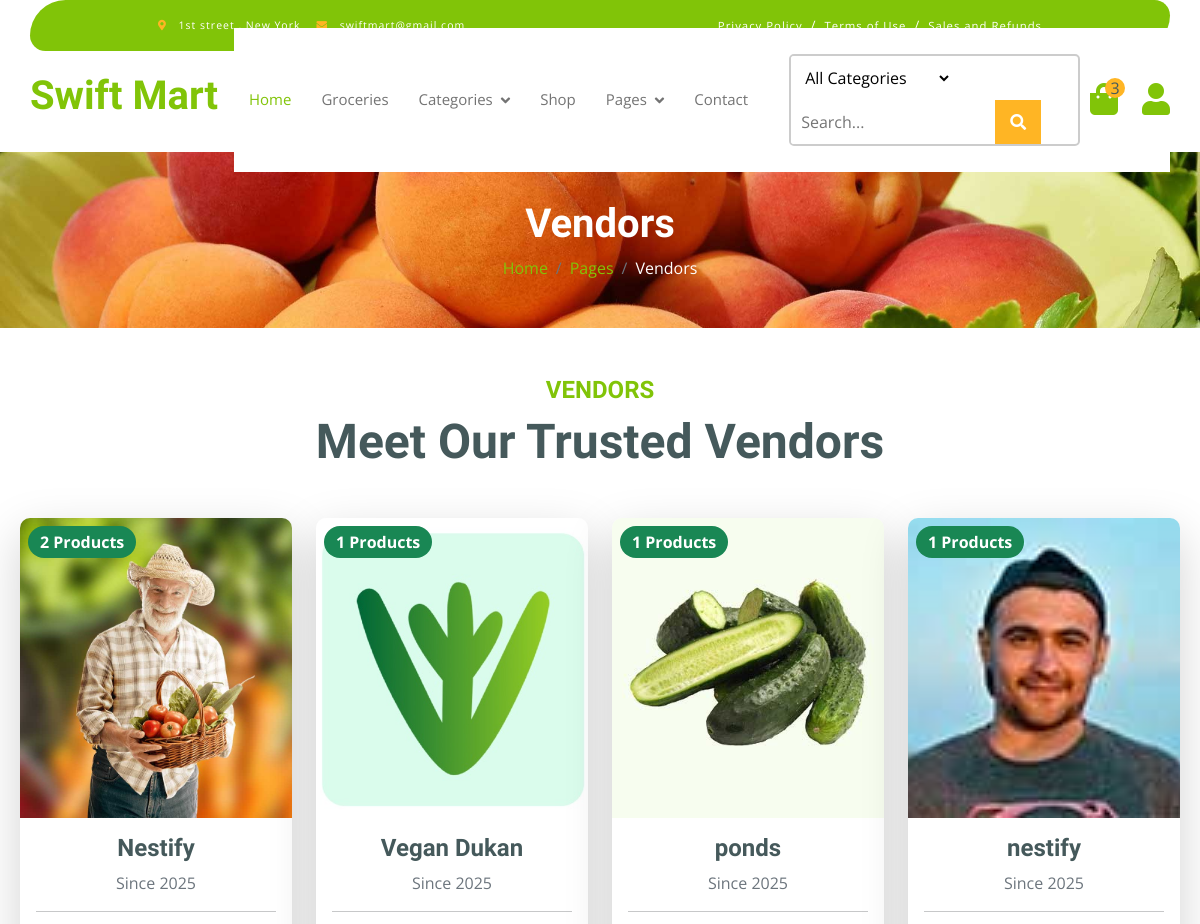
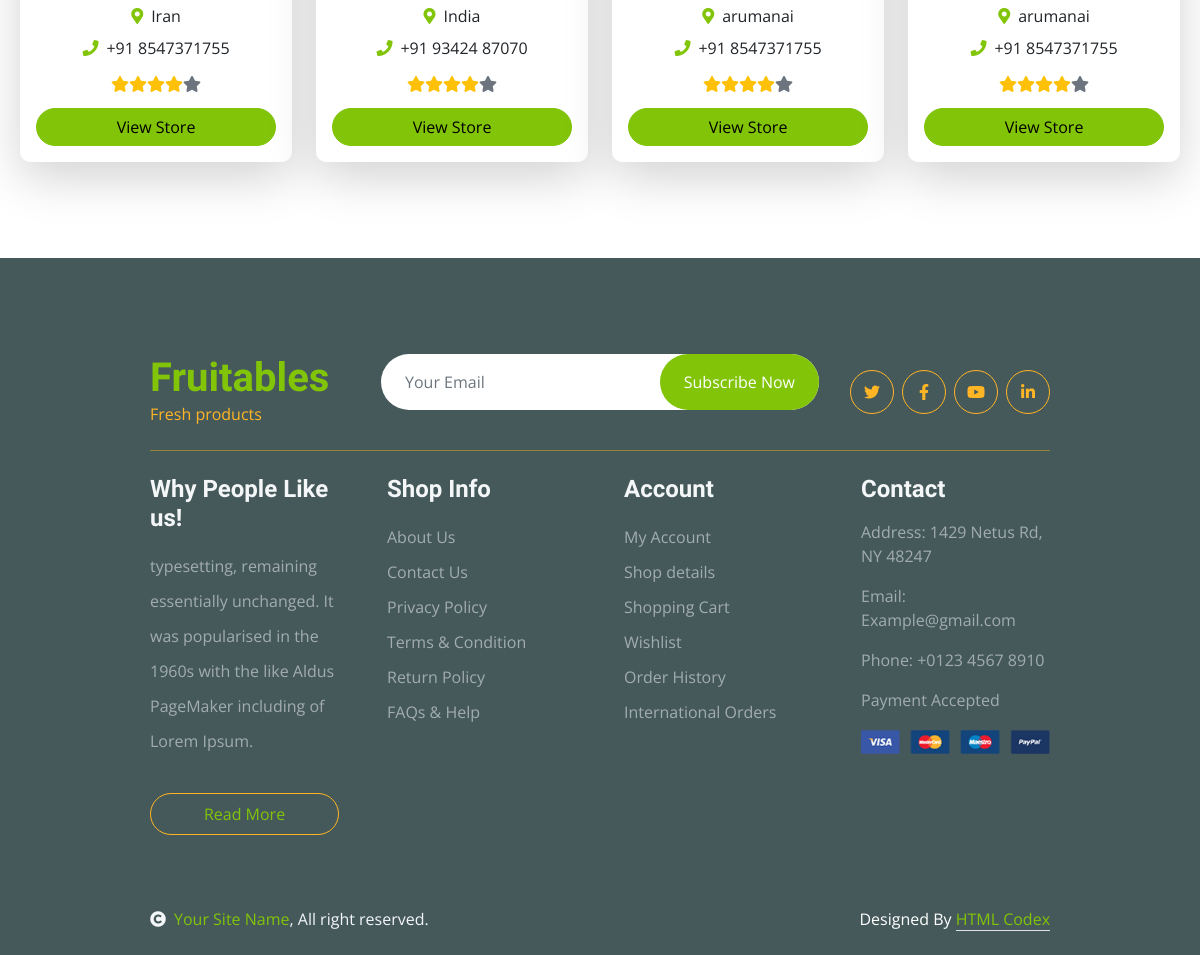
The app's page /vendors/ with its own data (2 pictures, top to bottom).
### Grocery/models.py (models this page shows, shortened)
class Vendor(models.Model):
    vid = ShortUUIDField(unique=True, length=10, max_length=20, prefix='ven', alphabet="abcdefgh123456")
    title = models.CharField(max_length=100, default="nestify")
    image = models.ImageField(upload_to=user_directory_path, default='vendor.jpg')
    cover_image = models.ImageField(upload_to=user_directory_path, default='vendor.jpg')
    description = models.TextField(null=True, blank=True, default="i am an vendor")
    address = models.CharField(max_length=100,default="arumanai")
    contact = models.CharField(max_length=100, default='+91 8547371755')
    chat_resp_time = models.CharField(max_length=100,default='100')
    shipping_time = models.CharField(max_length=100,default='100')
    authentic_rating = models.CharField(max_length=100,default='100')
    days_return = models.CharField(max_length=100,default='100')
    warranty_period = models.CharField(max_length=100,default='100')
    date = models.DateTimeField(auto_now_add=True,null=True, blank=True)
    user = models.ForeignKey(User, on_delete=models.SET, null=True)
    class Meta:
        verbose_name_plural = "Vendors"

### Grocery/views.py (the view)
# urls.py: path("vendors/", vendors_list_view,name = "vendors_list"),
def vendors_list_view(request):
    vendors = Vendor.objects.all()
    context = {
        "vendors": vendors,
    }
    return render(request, 'Grocery/vendors-list.html', context)

### Grocery/context_processor.py (called while the page is built)
def default(request):
    categories = Category.objects.all()
    address = None  # Default value in case of anonymous user
    if request.user.is_authenticated:  # Ensure user is logged in
        address = ADDRESS.objects.filter(user=request.user)
    return {
        "categories": categories,
        "address": address,
    }

### templates/Grocery/vendors-list.html
{% extends 'partial/base.html' %}
{% load static %}
{% block body %}
<div class="container-fluid page-header py-5"
     style="background-image: url('{% static 'img/cart-page-header-img.jpg' %}'); background-size: cover; background-position: center;">
    <div class="container text-center">
        <h1 class="text-white display-6">Vendors</h1>
        <ol class="breadcrumb justify-content-center mb-0">
            <li class="breadcrumb-item"><a href="#">Home</a></li>
            <li class="breadcrumb-item"><a href="#">Pages</a></li>
            <li class="breadcrumb-item active text-white">Vendors</li>
        </ol>
    </div>
</div>
<div class="container-fluid custom-container py-5">
    <div class="text-center mb-5">
        <h4 class="text-primary text-uppercase">Vendors</h4>
        <h1 class="display-5 text-dark">Meet Our Trusted Vendors</h1>
    </div>
    <div class="row g-4">
        {% for vendor in vendors %}
        <div class="col-md-6 col-lg-3">
            <div class="card border-0 shadow-lg rounded">
                <div class="position-relative">
                    <img src="{{ vendor.image.url }}" class="card-img-top img-fluid rounded-top"
                         style="height: 300px; object-fit: cover;" alt="Vendor Image">
                    <span class="position-absolute top-0 start-0 m-2 badge bg-success fs-6">
                        {{ vendor.products_vendor.all.count }} Products
                    </span>
                </div>
                <div class="card-body text-center">
                    <h4 class="text-dark">{{ vendor.title }}</h4>
                    <p class="text-muted">Since {{ vendor.date|date:'Y' }}</p>
                    <hr>
                    <p class="mb-2"><i class="fa fa-map-marker-alt text-primary me-2"></i>{{ vendor.address }}</p>
                    <p class="mb-3"><i class="fa fa-phone text-primary me-2"></i>{{ vendor.contact }}</p>
                    <div class="d-flex justify-content-center mb-3">
                        <i class="fas fa-star text-warning"></i>
                        <i class="fas fa-star text-warning"></i>
                        <i class="fas fa-star text-warning"></i>
                        <i class="fas fa-star text-warning"></i>
                        <i class="fas fa-star text-muted"></i>
                    </div>
                    <a href="{% url 'Grocery:vendor_detail_list' vendor.vid %}" class="btn btn-primary w-100 rounded-pill">
                        View Store
                    </a>
                </div>
            </div>
        </div>
        {% empty %}
        <p class="text-center text-muted">No vendors available.</p>
        {% endfor %}
    </div>
</div>
{% endblock %}

### static/css/style.css (style rules this page uses)
* { margin: 0; padding: 0; box-sizing: border-box; }
body, html { width: 100%; overflow-x: hidden; }
.container-fluid { width: 100%; margin: 0; padding: 0; }
.btn { font-weight: 400; transition: .5s; }
.page-header { position: relative; background: linear-gradient(rgba(0, 0, 0, 0.3), rgba(0, 0, 0, 0.3)), url(../img/cart-page-header-img.jpg); background-position: center center; background-repeat: no-repeat; background-size: cover; }
@media (min-width: 992px) { .hero-header, .page-header { margin-top: 152px !important; } }
:root { --primary: #3CB815; --secondary: #F65005; --light: #F7F8FC; --dark: #111111; }
.card { transition: transform 0.3s ease-in-out, box-shadow 0.3s ease-in-out; }
.badge { font-weight: bold; padding: 8px 12px; border-radius: 50px; }
.container, .fruite { padding-left: 120px; padding-right: 120px; margin-left: auto; margin-right: auto; }
.custom-container { max-width: 2000px; margin: 0 auto; padding-left: 120px; padding-right: 120px; }
.custom-container { max-width: 1500px; margin: 0 auto; padding-left: 20px; padding-right: 20px; }

### templates/partial/base.html (style rules this page uses)
body { background-color: #f8f9fa; }
.container { margin-top: 0px; }
body, html { margin: 0; padding: 0; width: 100%; }

### records on screen
Vendor: image (picture), products_vendor.all.count "2", title "Nestify", date "2025", address "Iran", contact "+91 8547371755"
Vendor: image (picture), products_vendor.all.count "1", title "Vegan Dukan", date "2025", address "India", contact "+91 93424 87070"
Vendor: image (picture), products_vendor.all.count "1", title "ponds", date "2025", address "arumanai", contact "+91 8547371755"
Vendor: image (picture), products_vendor.all.count "1", title "nestify", date "2025", address "arumanai", contact "+91 8547371755"
